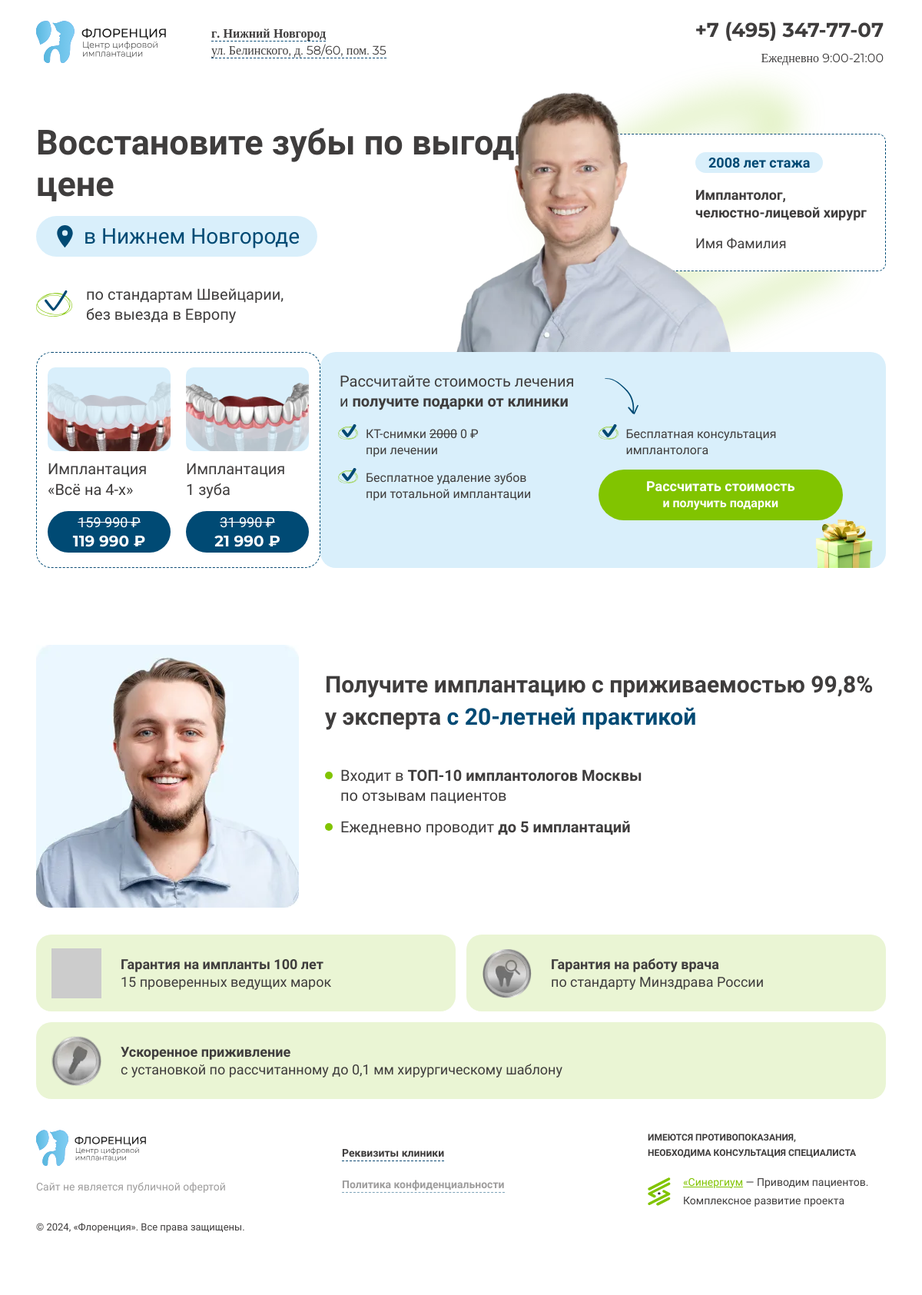
/, run on an earlier commit of the app's database.
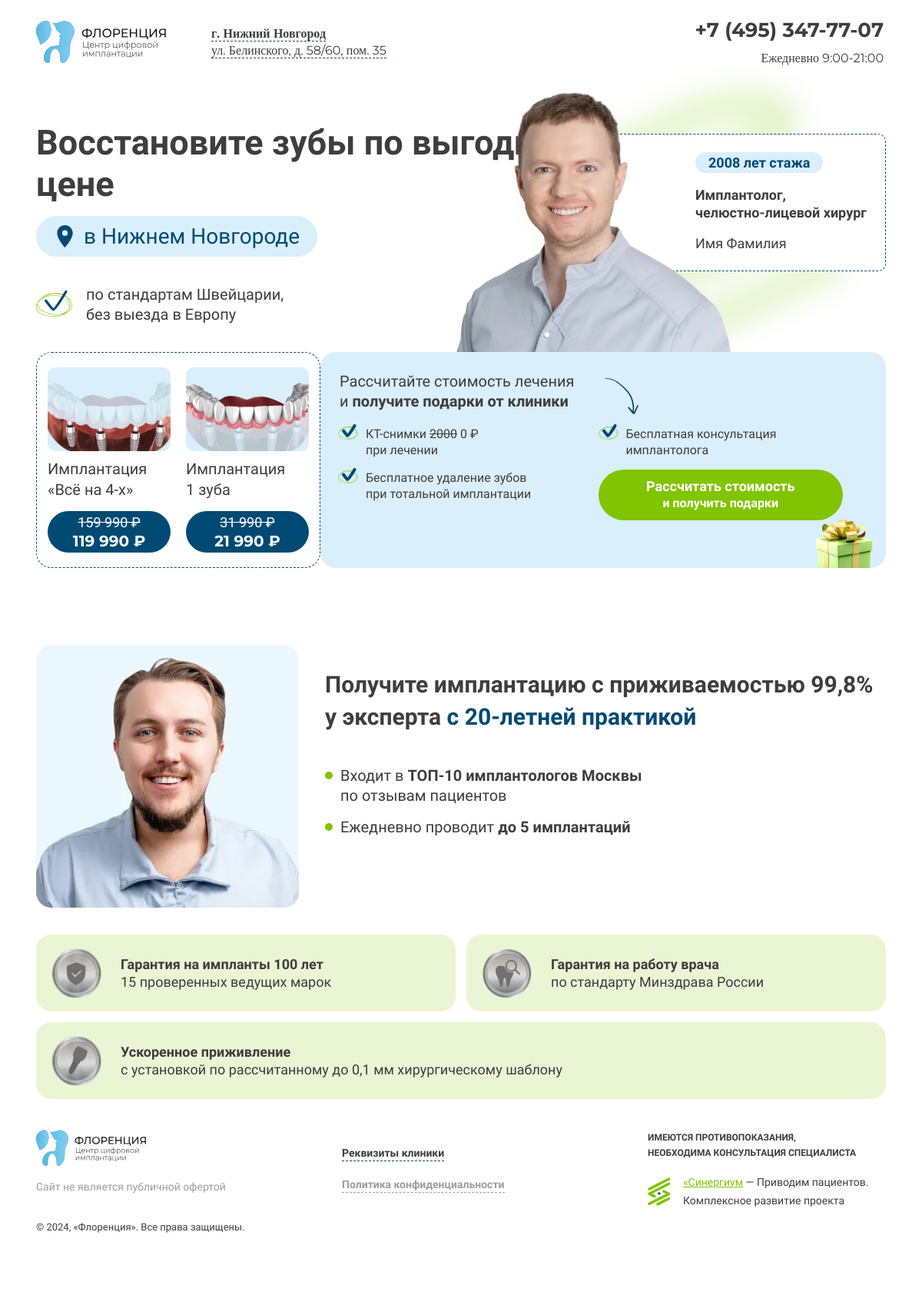
And on a later commit of the database.
### _site/models.py (models this page shows, shortened)
class SiteSettings(models.Model):
    title = models.CharField(max_length=255, verbose_name="Заголовок сайта", default="")
    description = models.TextField(verbose_name="Описание сайта", default="")
    phone = models.CharField(max_length=20, verbose_name="Телефон", default="")
    phone_moderate = models.CharField(max_length=20, verbose_name="Телефон (модерация)", default="")
    city = models.CharField(max_length=255, verbose_name="Город", default="")
    street = models.CharField(max_length=255, verbose_name="Улица", default="")
    work_time = models.CharField(max_length=255, verbose_name="Рабочее время", default="")
    is_moderate = models.BooleanField(default=False, verbose_name="Сайт на модерации?")
    class Meta:
        verbose_name = "Настройки сайта"
        verbose_name_plural = "1.Настройки сайта"

class FirstScreenSettings(models.Model):
    title = models.CharField(max_length=255, verbose_name="Заголовок", default="")
    location = models.CharField(max_length=255, verbose_name="Место", default="")
    subtitle = models.CharField(max_length=255, verbose_name="Подзаголовок", default="")
    employee_experience = models.IntegerField(verbose_name="С какого года работает?", default="")
    employee_profession = models.CharField(max_length=255, verbose_name="Специальность", default="")
    employee_fio = models.CharField(max_length=255, verbose_name="ФИО врача", default="")
    service_1_title = models.CharField(max_length=255, verbose_name="Заголовок услуги 1", default="")
    service_1_old_price = models.CharField(max_length=255, verbose_name="Старая цена услуги 1", default="")
    service_1_new_price = models.CharField(max_length=255, verbose_name="Новая цена услуги 1", default="")
    service_2_title = models.CharField(max_length=255, verbose_name="Заголовок услуги 2", default="")
    service_2_old_price = models.CharField(max_length=255, verbose_name="Старая цена услуги 2", default="")
    service_2_new_price = models.CharField(max_length=255, verbose_name="Новая цена услуги 2", default="")
    gifts_title = models.CharField(max_length=255, verbose_name="Заголовок блока", default="")
    gifts = models.ManyToManyField(Gift, verbose_name="Подарки (выберите 1 и более)", related_name='gifts')
    class Meta:
        verbose_name = "Первый экран"
        verbose_name_plural = "2.Первый экран"

class Gift(models.Model):
    order = models.PositiveIntegerField(default=0, verbose_name='Порядок')
    title = models.CharField(max_length=255, verbose_name="Заголовок", default="")
    class Meta:
        ordering = ['order']
        verbose_name = "Подарок"
        verbose_name_plural = "Подарки"

class AdvantagesScreenSettings(models.Model):
    title = models.CharField(max_length=512, verbose_name="Заголовок", default="")
    info_list = models.TextField(verbose_name="Список", default="")
    advantages = models.ManyToManyField(Advantage, verbose_name="Преимущества (выберите 1 и более)", related_name='advantages')
    class Meta:
        verbose_name = 'Экран "преимущества"'
        verbose_name_plural = '3.Экран "преимущества"'

class Advantage(models.Model):
    order = models.PositiveIntegerField(default=0, verbose_name='Порядок')
    title = models.CharField(max_length=255, verbose_name="Заголовок", default="")
    subtitle = models.CharField(max_length=255, verbose_name="Подзаголовок", default="")
    image = models.ImageField(upload_to="_site/static/modules/m-advantages", verbose_name="Изображение")
    def image_url(self):
        return self.image.url.replace("_site/", "")
    class Meta:
        ordering = ['order']
        verbose_name = "Преимущества"
        verbose_name_plural = "Преимущества"

class FooterScreenSettings(models.Model):
    logo = models.FileField(upload_to="_site/static/modules/m-footer", verbose_name="Логотип клиники", )
    oferta = models.CharField(max_length=255, verbose_name="Оферта", default="")
    specialist = models.CharField(max_length=255, verbose_name="Консультация специлиста", default="")
    sinergium = models.CharField(max_length=255, verbose_name="Текст синергиум", default="")
    copyright = models.CharField(max_length=255, verbose_name="Авторское право", default="")
    def logo_url(self):
        return self.logo.url.replace("_site/", "")
    class Meta:
        verbose_name = 'Настройки footer'
        verbose_name_plural = '4.Настройки "footer"'

### _site/views.py (the view)
# urls.py: path('', views.index, name='index'),
def index(request):
    common = SiteSettings.objects.first()
    first_screen = FirstScreenSettings.objects.first()
    advantages_screen = AdvantagesScreenSettings.objects.first()
    footer_screen = FooterScreenSettings.objects.first()
    data = {
        'common': common,
        'first_screen': first_screen,
        'advantages_screen': advantages_screen,
        'footer_screen': footer_screen
    }
    return render(request, 'index.html', {'data': data})

### _site/templatetags/custom_tags.py (called while the page is built)
@register.simple_tag
def img_tag(src, width, height, classes="", alt="", is_absolute_src=False, is_lazy=False):
    static_src = static('/modules/' + str(src))
    is_lazy = 'lazy' if is_lazy else 'eager'
    if is_absolute_src:
        static_src = src
    html = f'<img src="{static_src}" width="{width}" height="{height}" class="{classes}" alt="{alt}" loading="{is_lazy}" onError="this.src = `https://placehold.co/{width}x{height}`">'
    return mark_safe(html)

### _site/templates/index.html (shortened to what this page needs)
{% extends '_base.html' %}
{% block page_content %}
    {% include "m-header/tpl.html" with data=data %}
    {% include "m-first-screen/tpl.html" with data=data %}
    {% include "m-advantages/tpl.html" with data=data %}
    {% include "m-footer/tpl.html" %}
{% endblock %}

### _site/templates/_base.html (shortened to what this page needs)
{% load static %}
<!DOCTYPE html>
<html lang="ru">
<head>
    <link rel="stylesheet" href="{% static '/css/styles.css' %}">
</head>
<body>
    <main>
        {% block page_content %}
        {% endblock %}
    </main>
</body>
</html>

### modules/m-header/tpl.html
{% load custom_tags %}
<header class="header">
    <div class="container header__container">
        <div class="header__row">
            {% img_tag src="m-header/m-header-logo.svg" width="200" height="65" classes="header__logo" alt="Флоренция" %}
            <div class="header__address">
                <a href="#" class="header__address-link link">
                    <span>
                        <span class="header__address-link_city">{{ data.common.city|safe }}</span>
                        <br>
                        <span>{{ data.common.street|safe }}</span>
                    </span>
                </a>
            </div>
            <div class="header__data">
                <a href="#" class="header__phone nobr">
                    {% if data.common.is_moderate %}
                        {{ data.common.phone_moderate|safe}}
                    {% else %}
                        {{ data.common.phone|safe}}
                    {% endif %}
                </a>
                {% if data.common.work_time %}
                    <span class="header__worktime">
                        {{ data.common.work_time }}
                    </span>
                {% endif %}
            </div>
        </div>
    </div>
</header>

### modules/m-first-screen/tpl.html
{% load custom_tags %}
<div class="fs">
    <div class="container">
        <div class="fs__grid">
            <div class="fs__data">
                <h1 class="fs__title">{{ data.first_screen.title|safe }}</h1>
                <div class="fs__location">{{ data.first_screen.location|safe }}</div>
                <p class="fs__subtitle">
                    <span>{{ data.first_screen.subtitle|safe }}</span>
                </p>
            </div>
            <div class="fs__employee">
                <div class="fs__employee-img-wrapper">
                    {% img_tag src="m-first-screen/m-first-screen-doctor.webp" width="572" height="491" classes="" alt="Врач" %}
                </div>
                <div class="fs__employee-inform">
                    <div class="fs__employee-experience">{{ data.first_screen.employee_experience|safe }} лет стажа</div>
                    <div class="fs__employee-profession">{{ data.first_screen.employee_profession|safe }}</div>
                    <div class="fs__employee-fio">{{ data.first_screen.employee_fio|safe }}</div>
                </div>
            </div>
            <div class="fs__prices">
                <div class="fs__prices-item">
                    <div class="fs__prices-item-img-wrapper">
                        {% img_tag src="m-first-screen/m-first-screen-price-1.webp" width="209" height="142" classes="fs__prices-item-img" alt="Имплантация «Всё на 4-х»" %}
                    </div>
                    <p class="fs__prices-text">
                        {{ data.first_screen.service_1_title|safe }}
                    </p>
                    <div class="fs__prices-price">
                        <span class="fs__price-old nobr through">
                            {{ data.first_screen.service_1_old_price|safe }}
                        </span>
                        <span class="fs__price-new nobr">
                            {{ data.first_screen.service_1_new_price|safe }}
                        </span>
                    </div>
                </div>
                <div class="fs__prices-item">
                    <div class="fs__prices-item-img-wrapper">
                        {% img_tag src="m-first-screen/m-first-screen-price-2.webp" width="209" height="142" classes="fs__prices-item-img" alt="Имплантация 1 зуба" %}
                    </div>
                    <p class="fs__prices-text">{{ data.first_screen.service_2_title|safe }}</p>
                    <div class="fs__prices-price">
                        <span class="fs__price-old nobr through">
                            {{ data.first_screen.service_2_old_price|safe }}
                        </span>
                        <span class="fs__price-new nobr">
                            {{ data.first_screen.service_2_new_price|safe }}
                        </span>
                    </div>
                </div>
            </div>
            <div class="fs__present">
                <div class="fs__present-title">{{ data.first_screen.gifts_title|safe }}</div>
                <ul class="fs__present-list">
                    {% for gift in data.first_screen.gifts.all %}
                        <li>{{ gift.title|safe }}</li>
                    {% endfor %}
                    <li>
                        <div class="fs__present-but-wrapper">
                            <button class="fs__present-but button">
                                Рассчитать стоимость<br>
                                <span class="fs__present-but_text">и получить подарки</span>
                            </button>
                        </div>
                    </li>
                </ul>
                {% img_tag src="m-first-screen/m-first-screen-gift.webp" width="214" height="198" classes="fs__present-img" alt="Подарок" %}
            </div>
         </div>
     </div>
</div>

### modules/m-advantages/tpl.html
{% load custom_tags %}
<section class="advantages">
    <div class="container">
        <div class="advantages__grid">
            <div class="advantages__img">
                {% img_tag src="m-advantages/m-advantages-doctor.webp" width="342" height="342" classes="" alt="Врач" is_lazy=True %}
            </div>
            <h2 class="h2 advantages__title">
                {{ data.advantages_screen.title|safe }}
            </h2>
            <ul class="advantages__info-list">
                {{ data.advantages_screen.info_list|safe }}
            </ul>
            <ul class="advantages__items-list">
                {% for advantage in data.advantages_screen.advantages.all %}
                    <li class="advantages__item">
                        {% img_tag src=advantage.image_url is_absolute_src=True width="72" height="72" classes="advantages__item-img" alt="Преимущество" is_lazy=True %}
                        <div class="advantages__item-text">
                            <div class="bold">{{ advantage.title|safe }}</div>
                            {{ advantage.subtitle|safe }}
                        </div>
                    </li>
                {% endfor %}
            </ul>
        </div>
    </div>
</section>

### modules/m-footer/tpl.html
{% load custom_tags %}
<footer class="footer">
    <div class="container">
        <div class="footer__grid">
            <div class="footer__logo">
                {% img_tag src=data.footer_screen.logo_url is_absolute_src=True width="174" height="56" classes="footer__logo-img" alt="Логотип" is_lazy=True %}
                <div class="footer__oferta">
                    {{ data.footer_screen.oferta|safe }}
                </div>
            </div>
            <div class="footer__specialist">
                {{ data.footer_screen.specialist|safe }}
            </div>
            <div class="footer__links">
                <a href="#" class="footer__link link">Реквизиты клиники</a>
                <a href="#" class="footer__link link">Политика конфиденциальности</a>
            </div>
            <div class="footer__sinergium">
                {% img_tag src="m-footer/m-footer-sinergium.svg" width="30" height="37" classes="footer__sinergium-logo" alt="Синергиум" is_lazy=True %}
                <div class="footer__sinergium-text">
                    {{ data.footer_screen.sinergium|safe }}
                </div>
            </div>
            <div class="footer__copyright">
                {{ data.footer_screen.copyright|safe }}
            </div>
        </div>
    </div>
</footer>

What changed in the data, as far as the page shows it:
changed Advantage "Гарантия на импланты 100 лет": image: picture added in place of a placeholder
